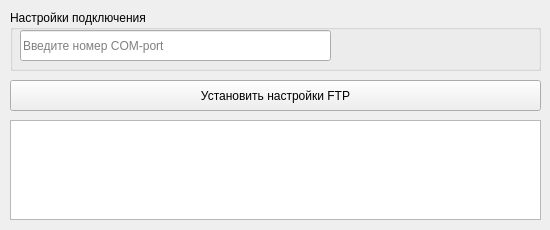
<?xml version="1.0" encoding="UTF-8"?>
<ui version="4.0">
 <class>widget</class>
 <widget class="QWidget" name="widget">
  <property name="geometry">
   <rect>
    <x>0</x>
    <y>0</y>
    <width>550</width>
    <height>230</height>
   </rect>
  </property>
  <property name="minimumSize">
   <size>
    <width>550</width>
    <height>230</height>
   </size>
  </property>
  <property name="maximumSize">
   <size>
    <width>550</width>
    <height>230</height>
   </size>
  </property>
  <property name="windowTitle">
   <string>Настройка FTP</string>
  </property>
  <property name="toolTip">
   <string/>
  </property>
  <property name="layoutDirection">
   <enum>Qt::LeftToRight</enum>
  </property>
  <widget class="QGroupBox" name="groupBox">
   <property name="geometry">
    <rect>
     <x>10</x>
     <y>10</y>
     <width>531</width>
     <height>61</height>
    </rect>
   </property>
   <property name="title">
    <string>Настройки подключения</string>
   </property>
   <widget class="QLineEdit" name="enter_com">
    <property name="geometry">
     <rect>
      <x>10</x>
      <y>20</y>
      <width>311</width>
      <height>31</height>
     </rect>
    </property>
    <property name="text">
     <string/>
    </property>
    <property name="maxLength">
     <number>2</number>
    </property>
    <property name="alignment">
     <set>Qt::AlignLeading|Qt::AlignLeft|Qt::AlignVCenter</set>
    </property>
    <property name="dragEnabled">
     <bool>false</bool>
    </property>
    <property name="readOnly">
     <bool>false</bool>
    </property>
    <property name="placeholderText">
     <string>Введите номер COM-port</string>
    </property>
   </widget>
  </widget>
  <widget class="QPushButton" name="start_button">
   <property name="geometry">
    <rect>
     <x>10</x>
     <y>80</y>
     <width>531</width>
     <height>31</height>
    </rect>
   </property>
   <property name="text">
    <string>Установить настройки FTP</string>
   </property>
  </widget>
  <widget class="QTextEdit" name="textEdit">
   <property name="enabled">
    <bool>true</bool>
   </property>
   <property name="geometry">
    <rect>
     <x>10</x>
     <y>120</y>
     <width>531</width>
     <height>100</height>
    </rect>
   </property>
   <property name="minimumSize">
    <size>
     <width>505</width>
     <height>100</height>
    </size>
   </property>
   <property name="maximumSize">
    <size>
     <width>540</width>
     <height>100</height>
    </size>
   </property>
  </widget>
 </widget>
 <resources/>
 <connections/>
</ui>
